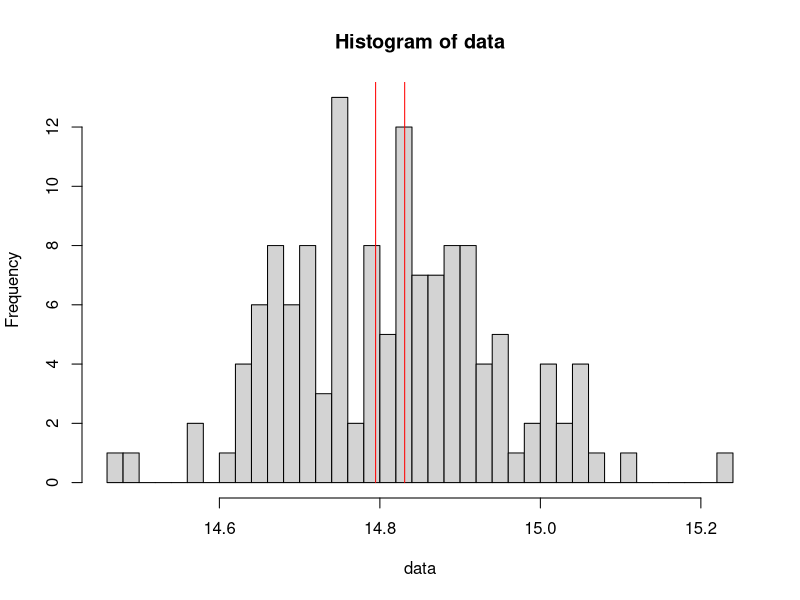

Here is the R script that generated this plot:
# Part 2: defining confidence intervals

# ----------------------------------------------
# Initial data:
# N(?, 0.0169)
# Conf. level = 0.95

setwd("D:\\вуз\\R\\programs\\HW6")
data = as.numeric(read.csv("data.csv", header = FALSE, row.names = 1)['D',])

conf_level = 0.95
signif_level = 1 - conf_level
disp = 0.0169
sd = sqrt(disp)

# ----------------------------------------------

quantile_signif = qnorm(1 - signif_level/2)
delta = sd/sqrt(length(data))*quantile_signif # because of the small standard deviation estimate seems to be precise enough

# ----------------------------------------------
# Histogram with confidence interval

hist(data, breaks = 40, )
lines(mean(data,na.rm = TRUE)+delta, 40, type = "h", col = "red", lwd = 1)
lines(mean(data,na.rm = TRUE)-delta, 40, type = "h", col = "red", lwd = 1)

# ----------------------------------------------
# Confidence intervals for n = 5, 10, 100

for (n in c(5, 10, 100)) {
  data_temp = data[1:n]
  quantile_signif_temp = qnorm(1 - signif_level/2)
  delta_temp = sd/sqrt(n)*quantile_signif_temp
  lower = mean(data_temp)-delta_temp
  upper = mean(data_temp)+delta_temp
  length = upper - lower
  print(sprintf("n = %f, lower = %f, upper = %f, length = %f", n, lower, upper, length))
}


